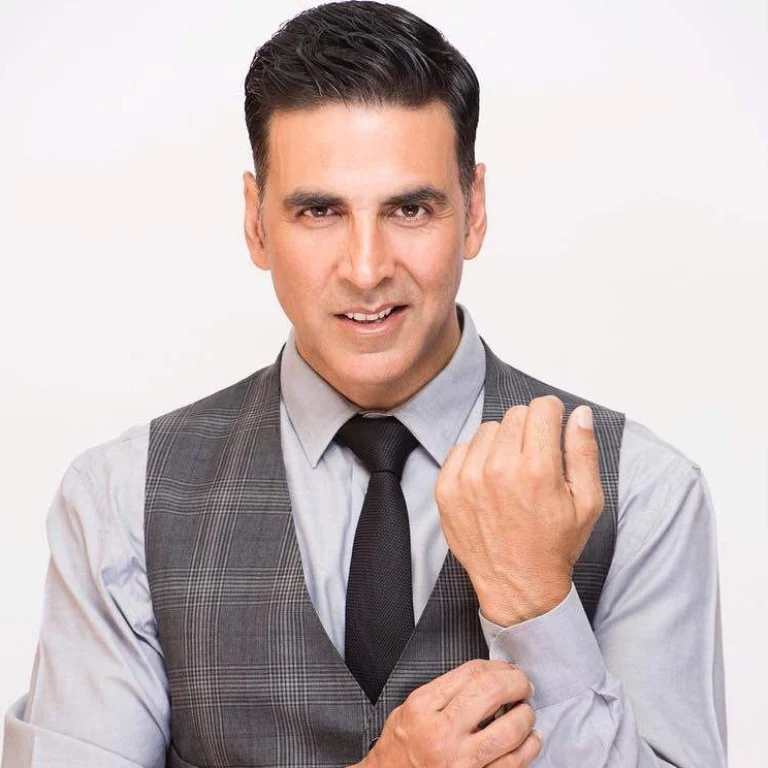
#> input picture Computer Vision Unit 2 Programing Assignment/13_Magnitude_Spectrum/input3.jpg, 768 x 768 px
$ python Program.py
#> lines starting #> are read from the running program, lines starting #| are printed output that depends on the picture
import cv2
import numpy as np
img = cv2.imread("input3.jpg", 0)
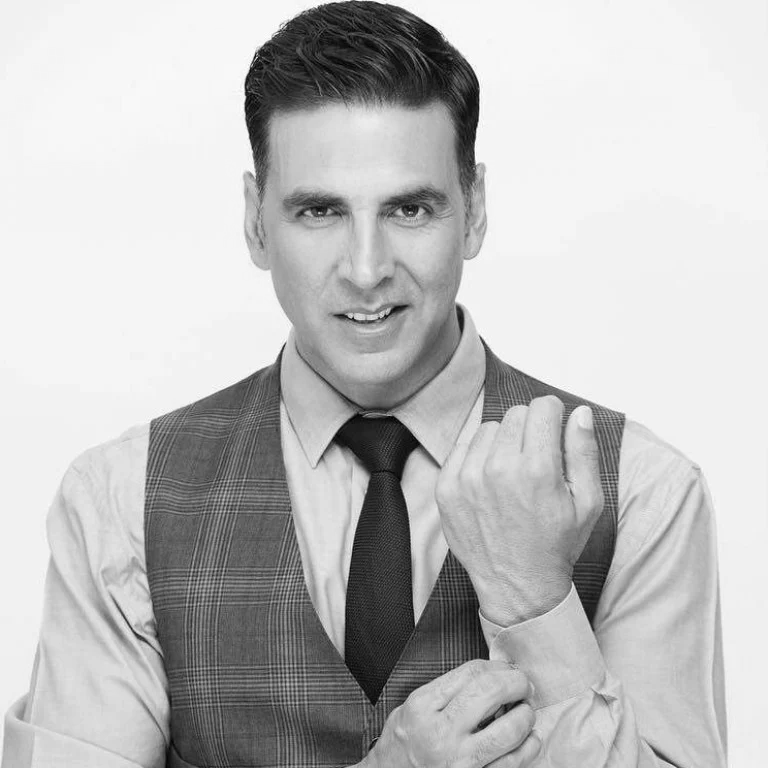
#> img: shape (768, 768); min 0, max 255, mean 190.4
dft = cv2.dft(np.float32(img), flags=cv2.DFT_COMPLEX_OUTPUT)
dft_shift = np.fft.fftshift(dft)
magnitude = cv2.magnitude(dft_shift[:, :, 0], dft_shift[:, :, 1])
magnitude_spectrum = 20 * np.log(magnitude + 1)
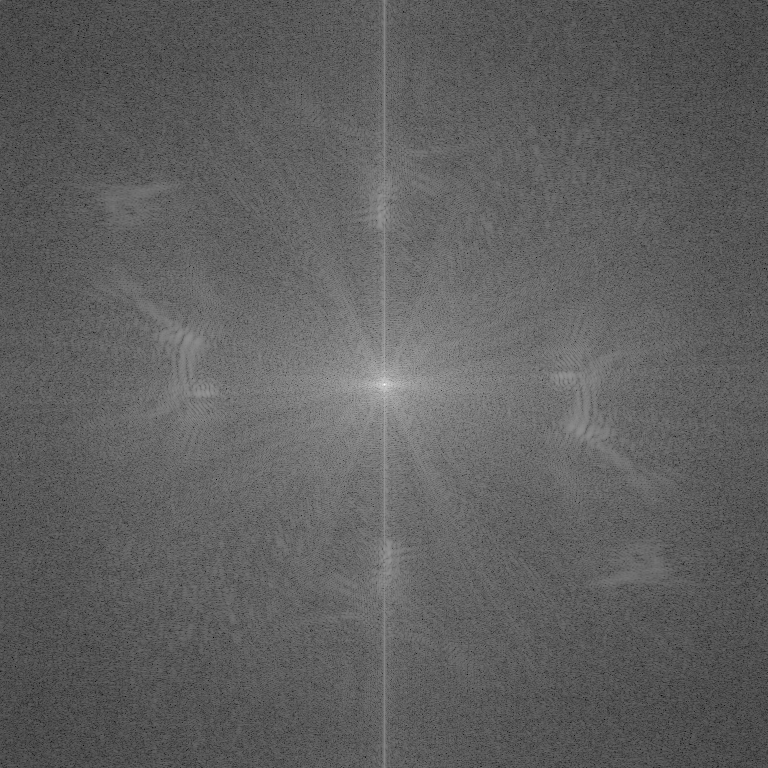
#> magnitude_spectrum: shape (768, 768) float32; min 34.46, max 370.7, mean 160.9; drawn with min black and max white
spectrum = cv2.normalize(
    magnitude_spectrum,
    None,
    0,
    255,
    cv2.NORM_MINMAX
).astype(np.uint8)
cv2.imshow("output.png", img)
cv2.imshow("Spectrum", spectrum)
cv2.imwrite("output.png", spectrum)
cv2.waitKey(0)
cv2.destroyAllWindows()
